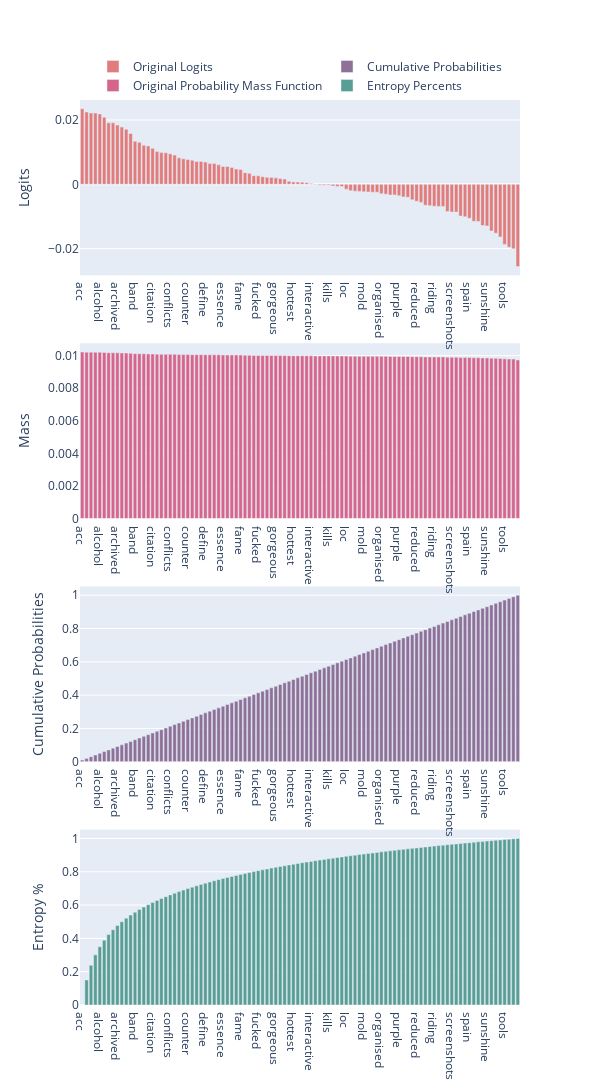

The cell this chart's notebook holds for it:
### Code cell
fig = sp.make_subplots(rows=4, cols=1)

# Adding original logits trace
fig.add_trace(
    go.Bar(
        x=vocab,
        y=original_logits,
        name='Original Logits',
        marker={
            'color': f"rgba{*colors['original_logits'], 1}"
        },
        legendgroup='original'
    ), row=1, col=1
)
fig.update_yaxes(title_text='Logits', row=1, col=1)

# Adding original PMF trace
fig.add_trace(
    go.Bar(
        x=vocab,
        y=original_pmf,
        name='Original Probability Mass Function',
        marker={
            'color': f"rgba{*colors['original_pmf'], 1}"
        },
        legendgroup='original'
    ), row=2, col=1
)
fig.update_yaxes(title_text='Mass', row=2, col=1)

# Adding p_cumsum trace
fig.add_trace(
    go.Bar(
        x=vocab,
        y=p_cumsum,
        name='Cumulative Probabilities',
        marker={
            'color': f"rgba{*colors['effective_logits'], 1}"
        },
        legendgroup='effective'
    ), row=3, col=1,
)
fig.update_yaxes(title_text='Cumulative Probabilities', row=3, col=1)

# Adding entropy % trace
fig.add_trace(
    go.Bar(
        x=vocab,
        y=entropies_percent,
        name='Entropy Percents',
        marker={
            'color': f"rgba{*colors['effective_pmf'], 1}"
        },
        legendgroup='effective'
    ), row=4, col=1,
)
fig.update_yaxes(title_text='Entropy %', row=4, col=1)

fig.update_layout(
    showlegend=True,
    legend=dict(
        x=0.5,
        y=1.0,
        xanchor='center',
        yanchor='bottom',
        orientation='h'
    ),
    width=600,
    height=1200
)
fig.show()

### Figure 1 — Plotly figure (JSON) as saved in the notebook; plotly's stock layout.template omitted (floating-point values rounded to 4 significant figures)
{"data": [{"legendgroup": "original", "marker": {"color": "rgba(226, 124, 124, 1)"}, "name": "Original Logits", "type": "bar", "x": ["acc", "adware", "aggregate", "aggressive", "alcohol", "always", "answered", "arbitrary", "archived", "attorneys", "balance", "ball", "band", "boutique", "breasts", "brighton", "citation", "classroom", "coin", "community", "conflicts", "constraint", "consumer", "continuing", "counter", "dangerous", "darkness", "deaths", "define", "disease", "dow", "dried", "essence", "everyday", "expenditure", "exports", "fame", "fancy", "finish", "florists", "fucked", "fucking", "gateway", "generator", "gorgeous", "guess", "heater", "ho", "hottest", "identification", "influence", "insertion", "interactive", "jaguar", "jennifer", "journal", "kills", "lay", "leaving", "list", "loc", "macedonia", "milfhunter", "millions", "mold", "msgstr", "nationally", "needle", "organised", "ozone", "particle", "promptly", "purple", "rabbit", "radius", "raised", "reduced", "referrals", "resistant", "reuters", "riding", "roof", "sc", "scanners", "screenshots", "senator", "sense", "shall", "spain", "ssl", "stages", "striking", "sunshine", "template", "theology", "things", "tools", "turn", "vendors", "virtue"], "xaxis": "x", "y": [0.02348, 0.02247, 0.02218, 0.02213, 0.02186, 0.02083, 0.01912, 0.01911, 0.01842, 0.01779, 0.01711, 0.01582, 0.01338, 0.01303, 0.01215, 0.01193, 0.01118, 0.01017, 0.009853, 0.009782, 0.00947, 0.009074, 0.008227, 0.00792, 0.007733, 0.007473, 0.007125, 0.007119, 0.006905, 0.006438, 0.006431, 0.006044, 0.005564, 0.005537, 0.005252, 0.004773, 0.004631, 0.003615, 0.003402, 0.002675, 0.00263, 0.002376, 0.002185, 0.002135, 0.001999, 0.00182, 0.001623, 0.0009744, 0.0007325, 0.0006986, 0.0006739, 0.0004974, 0.0002571, -0.0001471, -0.0003008, -0.0003143, -0.0003295, -0.0005359, -0.0006997, -0.0007214, -0.001513, -0.001969, -0.002135, -0.002213, -0.002328, -0.002409, -0.002477, -0.002482, -0.002947, -0.003064, -0.003318, -0.003322, -0.003564, -0.003916, -0.004041, -0.004829, -0.005297, -0.005641, -0.006536, -0.006655, -0.006832, -0.006865, -0.006919, -0.008464, -0.008629, -0.00863, -0.009846, -0.01009, -0.01057, -0.01151, -0.01154, -0.01281, -0.01294, -0.01451, -0.0152, -0.01638, -0.01868, -0.01956, -0.02007, -0.02558], "yaxis": "y"}, {"legendgroup": "original", "marker": {"color": "rgba(215, 101, 139, 1)"}, "name": "Original Probability Mass Function", "type": "bar", "x": ["acc", "adware", "aggregate", "aggressive", "alcohol", "always", "answered", "arbitrary", "archived", "attorneys", "balance", "ball", "band", "boutique", "breasts", "brighton", "citation", "classroom", "coin", "community", "conflicts", "constraint", "consumer", "continuing", "counter", "dangerous", "darkness", "deaths", "define", "disease", "dow", "dried", "essence", "everyday", "expenditure", "exports", "fame", "fancy", "finish", "florists", "fucked", "fucking", "gateway", "generator", "gorgeous", "guess", "heater", "ho", "hottest", "identification", "influence", "insertion", "interactive", "jaguar", "jennifer", "journal", "kills", "lay", "leaving", "list", "loc", "macedonia", "milfhunter", "millions", "mold", "msgstr", "nationally", "needle", "organised", "ozone", "particle", "promptly", "purple", "rabbit", "radius", "raised", "reduced", "referrals", "resistant", "reuters", "riding", "roof", "sc", "scanners", "screenshots", "senator", "sense", "shall", "spain", "ssl", "stages", "striking", "sunshine", "template", "theology", "things", "tools", "turn", "vendors", "virtue"], "xaxis": "x2", "y": [0.01022, 0.01021, 0.01021, 0.01021, 0.01021, 0.0102, 0.01018, 0.01018, 0.01017, 0.01016, 0.01016, 0.01014, 0.01012, 0.01012, 0.01011, 0.0101, 0.0101, 0.01009, 0.01008, 0.01008, 0.01008, 0.01008, 0.01007, 0.01006, 0.01006, 0.01006, 0.01006, 0.01006, 0.01005, 0.01005, 0.01005, 0.01005, 0.01004, 0.01004, 0.01004, 0.01003, 0.01003, 0.01002, 0.01002, 0.01001, 0.01001, 0.01001, 0.01001, 0.01001, 0.01, 0.01, 0.01, 0.009995, 0.009992, 0.009992, 0.009992, 0.00999, 0.009987, 0.009983, 0.009982, 0.009982, 0.009982, 0.009979, 0.009978, 0.009978, 0.00997, 0.009965, 0.009964, 0.009963, 0.009962, 0.009961, 0.00996, 0.00996, 0.009955, 0.009954, 0.009952, 0.009952, 0.009949, 0.009946, 0.009945, 0.009937, 0.009932, 0.009929, 0.00992, 0.009919, 0.009917, 0.009917, 0.009916, 0.009901, 0.009899, 0.009899, 0.009887, 0.009885, 0.00988, 0.009871, 0.00987, 0.009858, 0.009856, 0.009841, 0.009834, 0.009823, 0.0098, 0.009791, 0.009786, 0.009733], "yaxis": "y2"}, {"legendgroup": "effective", "marker": {"color": "rgba(142, 113, 152, 1)"}, "name": "Cumulative Probabilities", "type": "bar", "x": ["acc", "adware", "aggregate", "aggressive", "alcohol", "always", "answered", "arbitrary", "archived", "attorneys", "balance", "ball", "band", "boutique", "breasts", "brighton", "citation", "classroom", "coin", "community", "conflicts", "constraint", "consumer", "continuing", "counter", "dangerous", "darkness", "deaths", "define", "disease", "dow", "dried", "essence", "everyday", "expenditure", "exports", "fame", "fancy", "finish", "florists", "fucked", "fucking", "gateway", "generator", "gorgeous", "guess", "heater", "ho", "hottest", "identification", "influence", "insertion", "interactive", "jaguar", "jennifer", "journal", "kills", "lay", "leaving", "list", "loc", "macedonia", "milfhunter", "millions", "mold", "msgstr", "nationally", "needle", "organised", "ozone", "particle", "promptly", "purple", "rabbit", "radius", "raised", "reduced", "referrals", "resistant", "reuters", "riding", "roof", "sc", "scanners", "screenshots", "senator", "sense", "shall", "spain", "ssl", "stages", "striking", "sunshine", "template", "theology", "things", "tools", "turn", "vendors", "virtue"], "xaxis": "x3", "y": [0.01022, 0.02043, 0.03064, 0.04085, 0.05106, 0.06125, 0.07143, 0.08161, 0.09178, 0.1019, 0.1121, 0.1222, 0.1324, 0.1425, 0.1526, 0.1627, 0.1728, 0.1829, 0.193, 0.203, 0.2131, 0.2232, 0.2333, 0.2433, 0.2534, 0.2634, 0.2735, 0.2836, 0.2936, 0.3037, 0.3137, 0.3238, 0.3338, 0.3438, 0.3539, 0.3639, 0.3739, 0.384, 0.394, 0.404, 0.414, 0.424, 0.434, 0.444, 0.454, 0.464, 0.474, 0.484, 0.494, 0.504, 0.514, 0.524, 0.534, 0.544, 0.5539, 0.5639, 0.5739, 0.5839, 0.5939, 0.6038, 0.6138, 0.6238, 0.6337, 0.6437, 0.6537, 0.6636, 0.6736, 0.6835, 0.6935, 0.7035, 0.7134, 0.7234, 0.7333, 0.7433, 0.7532, 0.7631, 0.7731, 0.783, 0.7929, 0.8028, 0.8128, 0.8227, 0.8326, 0.8425, 0.8524, 0.8623, 0.8722, 0.8821, 0.8919, 0.9018, 0.9117, 0.9215, 0.9314, 0.9412, 0.9511, 0.9609, 0.9707, 0.9805, 0.9903, 1], "yaxis": "y3"}, {"legendgroup": "effective", "marker": {"color": "rgba(89, 158, 148, 1)"}, "name": "Entropy Percents", "type": "bar", "x": ["acc", "adware", "aggregate", "aggressive", "alcohol", "always", "answered", "arbitrary", "archived", "attorneys", "balance", "ball", "band", "boutique", "breasts", "brighton", "citation", "classroom", "coin", "community", "conflicts", "constraint", "consumer", "continuing", "counter", "dangerous", "darkness", "deaths", "define", "disease", "dow", "dried", "essence", "everyday", "expenditure", "exports", "fame", "fancy", "finish", "florists", "fucked", "fucking", "gateway", "generator", "gorgeous", "guess", "heater", "ho", "hottest", "identification", "influence", "insertion", "interactive", "jaguar", "jennifer", "journal", "kills", "lay", "leaving", "list", "loc", "macedonia", "milfhunter", "millions", "mold", "msgstr", "nationally", "needle", "organised", "ozone", "particle", "promptly", "purple", "rabbit", "radius", "raised", "reduced", "referrals", "resistant", "reuters", "riding", "roof", "sc", "scanners", "screenshots", "senator", "sense", "shall", "spain", "ssl", "stages", "striking", "sunshine", "template", "theology", "things", "tools", "turn", "vendors", "virtue"], "xaxis": "x4", "y": [0, 0.1505, 0.2386, 0.301, 0.3495, 0.3891, 0.4226, 0.4515, 0.4771, 0.5, 0.5207, 0.5396, 0.557, 0.5731, 0.5881, 0.6021, 0.6152, 0.6276, 0.6394, 0.6505, 0.6611, 0.6712, 0.6809, 0.6901, 0.699, 0.7075, 0.7157, 0.7236, 0.7312, 0.7386, 0.7457, 0.7526, 0.7593, 0.7657, 0.772, 0.7782, 0.7841, 0.7899, 0.7955, 0.801, 0.8064, 0.8116, 0.8167, 0.8217, 0.8266, 0.8314, 0.8361, 0.8406, 0.8451, 0.8495, 0.8538, 0.858, 0.8621, 0.8662, 0.8702, 0.8741, 0.8779, 0.8817, 0.8854, 0.8891, 0.8927, 0.8962, 0.8997, 0.9031, 0.9065, 0.9098, 0.913, 0.9163, 0.9194, 0.9226, 0.9256, 0.9287, 0.9317, 0.9346, 0.9375, 0.9404, 0.9432, 0.9461, 0.9488, 0.9515, 0.9542, 0.9569, 0.9595, 0.9621, 0.9647, 0.9673, 0.9698, 0.9722, 0.9747, 0.9771, 0.9795, 0.9819, 0.9842, 0.9866, 0.9889, 0.9911, 0.9934, 0.9956, 0.9978, 1], "yaxis": "y4"}], "layout": {"height": 1200, "legend": {"orientation": "h", "x": 0.5, "xanchor": "center", "y": 1, "yanchor": "bottom"}, "showlegend": true, "width": 600, "xaxis": {"anchor": "y", "autorange": true, "domain": [0, 1], "range": [-0.5, 99.5], "type": "category"}, "xaxis2": {"anchor": "y2", "autorange": true, "domain": [0, 1], "range": [-0.5, 99.5], "type": "category"}, "xaxis3": {"anchor": "y3", "autorange": true, "domain": [0, 1], "range": [-0.5, 99.5], "type": "category"}, "xaxis4": {"anchor": "y4", "autorange": true, "domain": [0, 1], "range": [-0.5, 99.5], "type": "category"}, "yaxis": {"anchor": "x", "autorange": true, "domain": [0.8063, 1], "range": [-0.02831, 0.02621], "title": {"text": "Logits"}, "type": "linear"}, "yaxis2": {"anchor": "x2", "autorange": true, "domain": [0.5375, 0.7312], "range": [0, 0.01076], "title": {"text": "Mass"}, "type": "linear"}, "yaxis3": {"anchor": "x3", "autorange": true, "domain": [0.2687, 0.4625], "range": [0, 1.053], "title": {"text": "Cumulative Probabilities"}, "type": "linear"}, "yaxis4": {"anchor": "x4", "autorange": true, "domain": [0, 0.1938], "range": [0, 1.053], "title": {"text": "Entropy %"}, "type": "linear"}}}
